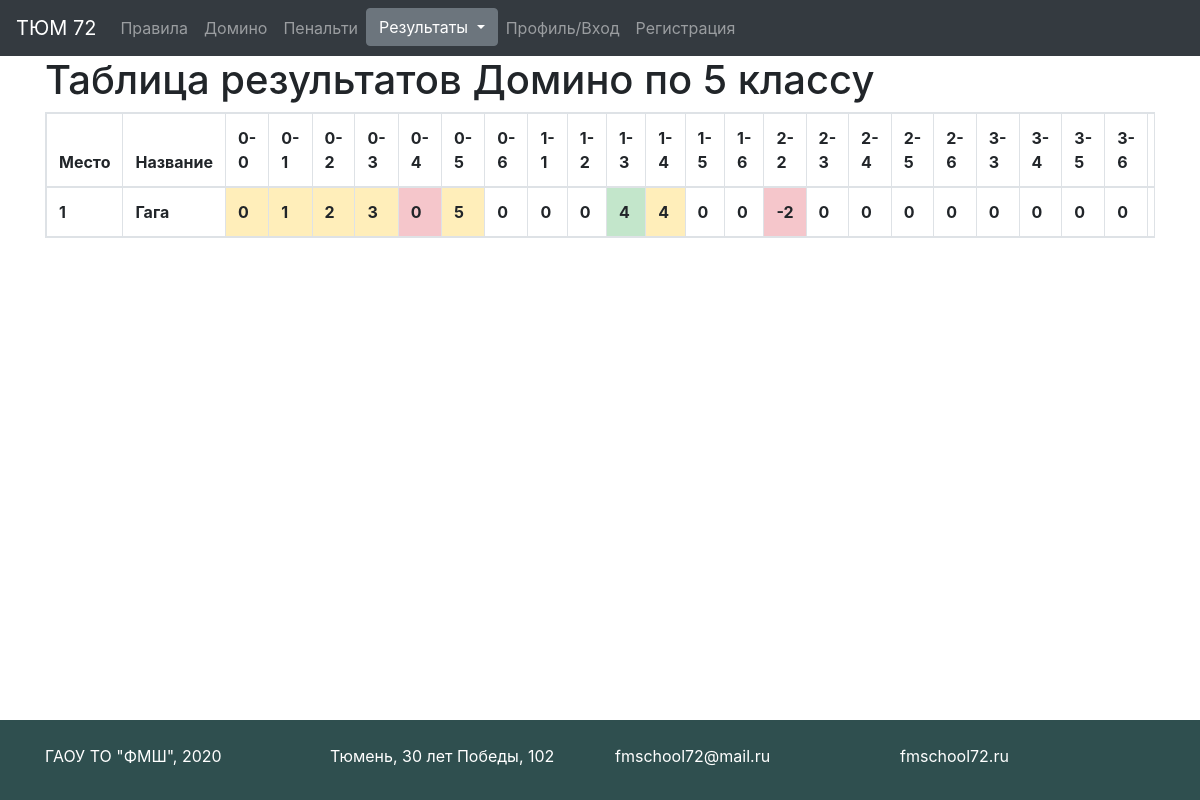
The app's page /results/domino/5, older data.
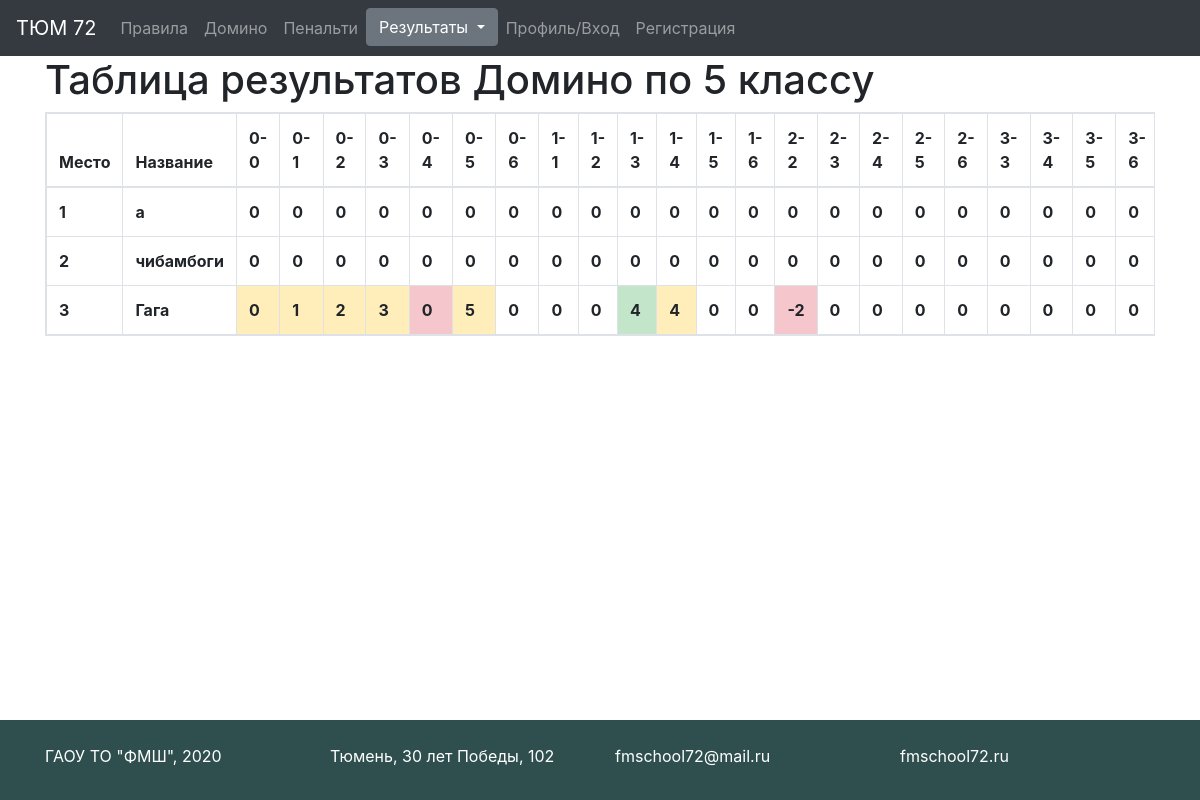
The same page, newer data.
### tables this page shows
CREATE TABLE domino_tasks5 (id INTEGER PRIMARY KEY AUTOINCREMENT UNIQUE NOT NULL, title STRING NOT NULL UNIQUE, picked_tasks STRING DEFAULT " ", t1 NOT NULL DEFAULT '0ok', t2 NOT NULL DEFAULT '0ok', t3 NOT NULL DEFAULT '0ok', t4 NOT NULL DEFAULT '0ok', t5 NOT NULL DEFAULT '0ok', t6 NOT NULL DEFAULT '0ok', t7 NOT NULL DEFAULT '0ok', t8 NOT NULL DEFAULT '0ok', t9 NOT NULL DEFAULT '0ok', t10 NOT NULL DEFAULT '0ok', t11 NOT NULL DEFAULT '0ok', t12 NOT NULL DEFAULT '0ok', t13 NOT NULL DEFAULT '0ok', t14 NOT NULL DEFAULT '0ok', t15 NOT NULL DEFAULT '0ok', t16 NOT NULL DEFAULT '0ok', t17 NOT NULL DEFAULT '0ok', t18 NOT NULL DEFAULT '0ok', t19 NOT NULL DEFAULT '0ok', t20 NOT NULL DEFAULT '0ok', t21 NOT NULL DEFAULT '0ok', t22 NOT NULL DEFAULT '0ok', t23 NOT NULL DEFAULT '0ok', t24 NOT NULL DEFAULT '0ok', t25 NOT NULL DEFAULT '0ok', t26 NOT NULL DEFAULT '0ok', t27 NOT NULL DEFAULT '0ok', t28 NOT NULL DEFAULT '0ok', sum INTEGER DEFAULT (0));

### app.py (the view)
@app.route('/results/<game>/<grade>')
def results(game, grade):
    grade = str(grade)
    team = ''
    if is_auth() and str(current_user.grade) == str(grade):
        team = current_user.team_name
    titles = {'domino': 'Домино', 'penalty': 'Пенальти'}
    if game == 'domino':
        info = domino_info
        number = 28
        keys = domino_keys
    else:
        info = penalty_info
        number = 14
        keys = penalty_keys
    table = game + '_tasks' + str(grade)
    con = sqlite3.connect(os.path.join("db", "tasks.db"))
    cur = con.cursor()
    results = cur.execute(f"SELECT * from {table} ORDER BY sum").fetchall()
    con.close()
    team_num = len(results)
    return render_template("results.html", team=team, results=results, title=titles[game], grade=grade,
                           info=info, number=number, team_num=team_num, keys=keys)

### app.py (called while the page is built)
def is_auth():
    return current_user.is_authenticated

### templates/results.html (shortened to what this page needs)
{% extends "base.html" %}
{% block content %}
    <h1>Таблица результатов {{title}} по {{grade}} классу</h1>
    <table class="table table-bordered table-responsive">
        <thead>
            <tr>
                <th> Место </th>
                <th> Название </th>
                {% for task in keys %}
                    <th width="10%"> {{info[grade][task]['name']}} </th>
                {% endfor %}
            </tr>
        </thead>
        {% for place in range(team_num) %}
            <tr>
                {% if results[place][1] == team %}
                    <th class="table-dark"> {{place + 1}} </th>
                    <th class="table-dark"> {{results[place][1]}} </th>
                {% else %}
                    <th> {{place + 1}} </th>
                <th> {{results[place][1]}} </th>
                {% endif %}
                {% if title == 'Домино' %}
                    {% set step = 3 %}
                {% else %}
                    {% set step = 2 %}
                {% endif %}
                {% for i in range(step, number + step) %}
                    {% set state = results[place][i][-2:] %}
                    {% set points = results[place][i][:-2] %}
                    {% if state == 'af' %}
                        <th class="table-success" width="30px"> {{points}} </th>
                    {% elif state in ['ff', 'as', 'bf'] %}
                        <th class="table-warning" width="30px"> {{points}} </th>
                    {% elif state == 'fs' %}
                        <th class="table-danger" width="30px"> {{points}} </th>
                    {% else %}
                        <th width="30px"> {{points}} </th>
                    {% endif %}
                {% endfor %}
            </tr>
        {% endfor %}
    </table>
{% endblock %}

### templates/base.html (shortened to what this page needs)
<!doctype html>
<html lang="ru">
<head>
    <link rel="stylesheet"
          href="https://stackpath.bootstrapcdn.com/bootstrap/4.4.1/css/bootstrap.min.css"
>
    <link rel="stylesheet" type="text/css" href="/static/css/style.css"/>
</head>
<body>
<div id="page-container">
    <div id="content-wrap">
        <header>
            <nav class="navbar navbar-expand-lg navbar-dark bg-dark">
                <a class="navbar-brand" href="/">ТЮМ 72</a>
                <div class="collapse navbar-collapse" id="navbarNav">
                    <ul class="navbar-nav">
                        <li class="nav-item">
                            <a class="nav-link" href="/rules">Правила</a>
                        </li>
                        <li class="nav-item">
                            <a class="nav-link" href="/domino">Домино</a>
                        </li>
                        <li class="nav-item">
                            <a class="nav-link" href="/penalty">Пенальти</a>
                        </li>
                        <li class="nav-item">
                             <div class="dropdown">
                                  <button class="btn btn-secondary dropdown-toggle" type="button" id="dropdownMenuButton" data-toggle="dropdown" aria-haspopup="true" aria-expanded="false">
                                    Результаты
                                  </button>
                             </div>
                        </li>
                        <li class="nav-item">
                            <a class="nav-link" href="/profile">Профиль/Вход</a>
                        </li>
                        <li class="nav-item">
                            <a class="nav-link" href="/sign_up">Регистрация</a>
                        </li>
                    </ul>
                </div>
            </nav>
        </header>
        <main role="main" class="container">
            {% block content %}{% endblock %}
        </main>
    </div>
    <footer id="footer">
        <br>
        <div class="container">
            <div class="row align-items-center">
                <div class="col">
                    ГАОУ ТО "ФМШ", 2020
                </div>
                <div class="col">
                    <a href="https://www.google.com/maps/place/ул.+30+лет+Победы,+102,+Тюмень,+Тюменская+обл.,+625051/@57.1161719,65.5862042,17z/data=!3m1!4b1!4m5!3m4!1s0x43bbe0de6f18b76f:0xbbb0b63150a73e69!8m2!3d57.116169!4d65.5883929?hl=ru">
                        Тюмень, 30 лет Победы, 102
                    </a>
                </div>
                <div class="col">
                    <a href="mailto:fmschool72@mail.ru?subject=ТЮМ 72" target="_blank">
                        fmschool72@mail.ru
                    </a>
                </div>
                <div class="col">
                    <a href="https://fmschool72.ru/" target="_blank">fmschool72.ru</a>
                </div>
            </div>
        </div>
    </footer>
</div>
</body>
</html>

### static/css/style.css (style rules this page uses)
#page-container { position: relative; min-height: 100vh; }
#content-wrap { padding-bottom: 5rem; }
#footer { background: darkslategrey; color: white; position: absolute; bottom: 0; width: 100%; height: 5rem; }
footer a { color:white; }

Row changes from the older to the newer data that the page shows:
added domino_tasks5: title "a"
added domino_tasks5: title "чибамбоги"
Text that changed along with them:
new list line: "1 0 0 0 0 0 0 0 0 0 0 0 0 0 0 0 0 0 0 0 0 0 0"
new list line: "2 0 0 0 0 0 0 0 0 0 0 0 0 0 0 0 0 0 0 0 0 0 0"
new list line: "3 0 1 2 3 0 5 0 0 0 4 4 0 0 -2 0 0 0 0 0 0 0 0"
new list line: "Гага"
list line gone: "1 0 1 2 3 0 5 0 0 0 4 4 0 0 -2 0 0 0 0 0 0 0 0"
list line gone: "Гага"
